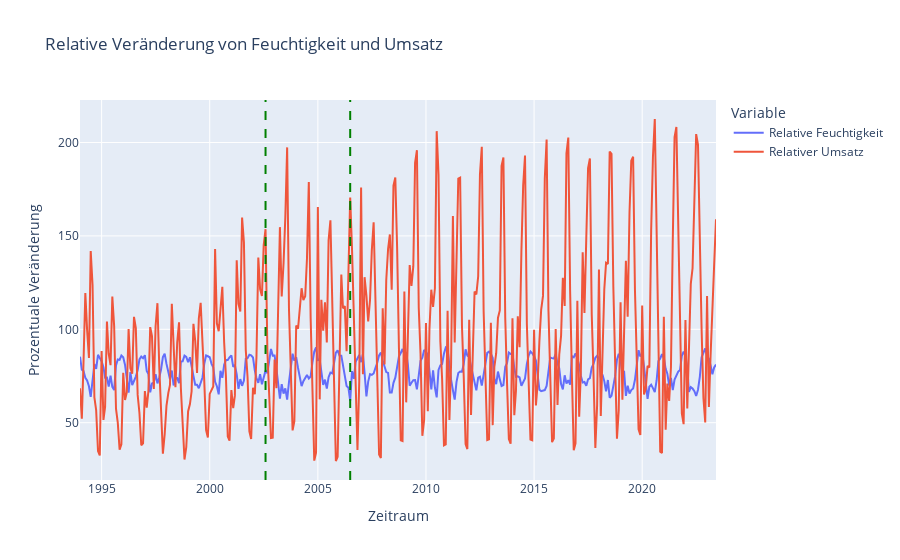

The notebook cell saved with this chart:
### Code cell
# merged_df['UPM_Relativ'] = (merged_df['UPM'] - merged_df['UPM'].iloc[0]) / merged_df['UPM'].iloc[0] * 100
# merged_df['Umsatz_Relativ'] = (merged_df['Umsatz'] - merged_df['Umsatz'].iloc[0]) / merged_df['Umsatz'].iloc[0] * 100

fig = px.line(merged_df, x='Zeitraum', y=["UPM", "Umsatz"], 
              labels={'value': 'Prozentuale Veränderung', 'variable': 'Variable'},
              title='Relative Veränderung von Feuchtigkeit und Umsatz')

fig.update_traces(name='Relative Feuchtigkeit', selector=dict(name='UPM'))
fig.update_traces(name='Relativer Umsatz', selector=dict(name='Umsatz'))
fig.add_vline(x=pd.to_datetime('2002-08-01'), line_dash="dash", line_color="green")
fig.add_vline(x=pd.to_datetime('2006-07-01'), line_dash="dash", line_color="green")
#pio.write_json(fig, "VerlaufFeuchtigkeitUmsatz.json")
fig.show()

### Figure 1 — Plotly figure (JSON) as saved in the notebook; plotly's stock layout.template omitted (floating-point values rounded to 4 significant figures; data arrays with more than 128 entries replaced by an {"elided": "..."} marker saying what was removed)
{"data": [{"hovertemplate": "Variable=UPM<br>Zeitraum=%{x}<br>Prozentuale Veränderung=%{y}<extra></extra>", "legendgroup": "UPM", "line": {"color": "#636efa", "dash": "solid"}, "marker": {"symbol": "circle"}, "mode": "lines", "name": "Relative Feuchtigkeit", "orientation": "v", "showlegend": true, "type": "scatter", "x": {"elided": "354 str values"}, "xaxis": "x", "y": {"elided": "354 float values"}, "yaxis": "y"}, {"hovertemplate": "Variable=Umsatz<br>Zeitraum=%{x}<br>Prozentuale Veränderung=%{y}<extra></extra>", "legendgroup": "Umsatz", "line": {"color": "#EF553B", "dash": "solid"}, "marker": {"symbol": "circle"}, "mode": "lines", "name": "Relativer Umsatz", "orientation": "v", "showlegend": true, "type": "scatter", "x": {"elided": "354 str values"}, "xaxis": "x", "y": {"elided": "354 float values"}, "yaxis": "y"}], "layout": {"legend": {"title": {"text": "Variable"}, "tracegroupgap": 0}, "shapes": [{"line": {"color": "green", "dash": "dash"}, "type": "line", "x0": "2002-08-01T00:00:00", "x1": "2002-08-01T00:00:00", "xref": "x", "y0": 0, "y1": 1, "yref": "y domain"}, {"line": {"color": "green", "dash": "dash"}, "type": "line", "x0": "2006-07-01T00:00:00", "x1": "2006-07-01T00:00:00", "xref": "x", "y0": 0, "y1": 1, "yref": "y domain"}], "title": {"text": "Relative Veränderung von Feuchtigkeit und Umsatz"}, "xaxis": {"anchor": "y", "domain": [0, 1], "title": {"text": "Zeitraum"}}, "yaxis": {"anchor": "x", "domain": [0, 1], "title": {"text": "Prozentuale Veränderung"}}}}
